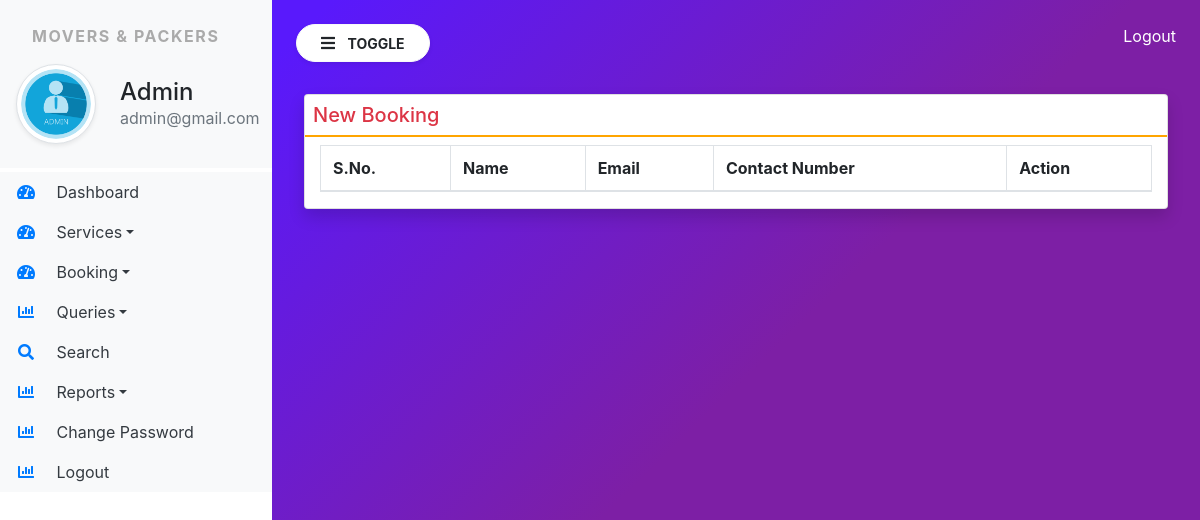
Before: /new_booking/ (signed in) with the older database file.
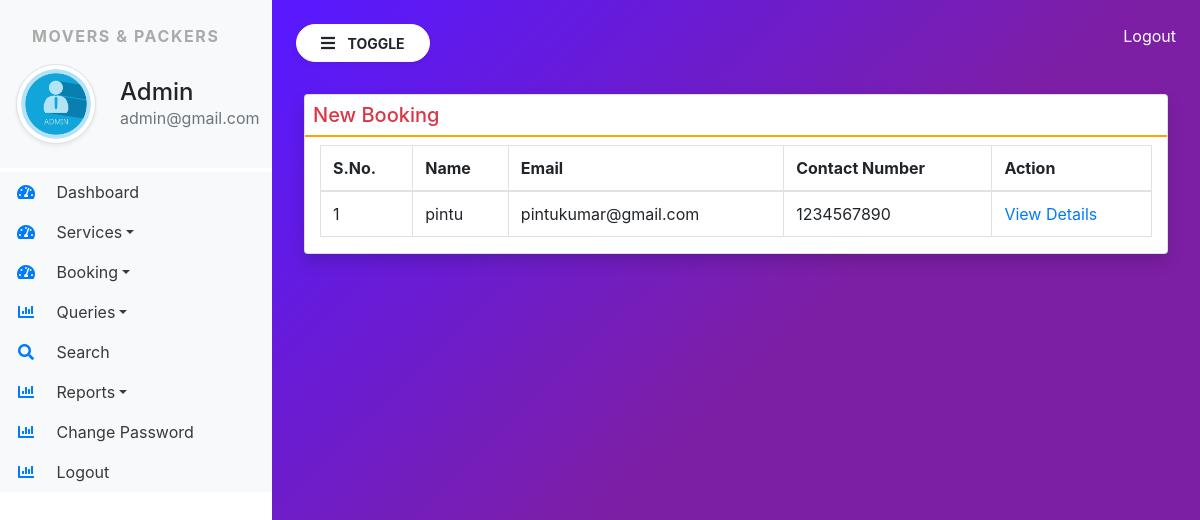
After: the same page with the newer database file.
### moverspackers/models.py (models this page shows, shortened)
class SiteUser(models.Model):
    name = models.CharField(max_length=100, null=True)
    email = models.CharField(max_length=100, null=True)
    mobile = models.CharField(max_length=15, null=True)
    location = models.CharField(max_length=200, null=True)
    shiftingloc = models.CharField(max_length=200, null=True)
    shiftingdate = models.DateField(null=True)
    briefitems = models.CharField(max_length=100, null=True)
    items = models.CharField(max_length=5000, null=True)
    requestdate = models.DateField(null=True)
    remark = models.CharField(max_length=500, null=True)
    status = models.CharField(max_length=30, null= True)
    updationdate = models.DateField(null=True)

### moverspackers/views.py (the view)
# urls.py: path('new_booking/', new_booking, name="new_booking"),
def new_booking(request):
    if not request.user.is_authenticated:
        return redirect('admin_login')
    booking = SiteUser.objects.filter(status=None)
    return render(request, 'new_booking.html',locals())

### moverspackers/templates/new_booking.html (shortened to what this page needs)
{% extends 'admin_base.html' %}
{% block main %}
<div class="card shadow m-2">
    <div clsss="card-body">
        <h5 class="p-2 text-danger" style="border-bottom : 2px solid orange">New Booking</h5>
        <div class="container-fluid">
            <table class="table table-bordered" id="example">
                <thead>
                    <tr>
                        <th>S.No.</th>
                        <th>Name</th>
                        <th>Email</th>
                        <th>Contact Number</th>
                        <th>Action</th>
                    </tr>
                </thead>
                <tbody>
                   {% for i in booking %}
                   <tr>
                       <td>{{forloop.counter}}</td>
                       <td>{{i.name}}</td>
                       <td>{{i.email}}</td>
                       <td>{{i.mobile}}</td>
                       <td><a href="{% url 'view_bookingdetail' i.id%}"  style="width:80px">View Details</a>
                    </td>
                   </tr>
                   {% endfor %}
                </tbody>
            </table>
        </div>
    </div>
{% endblock %}

Changed rows visible on the page:
added SiteUser: name "pintu", email "pintukumar@gmail.com", mobile "1234567890"
